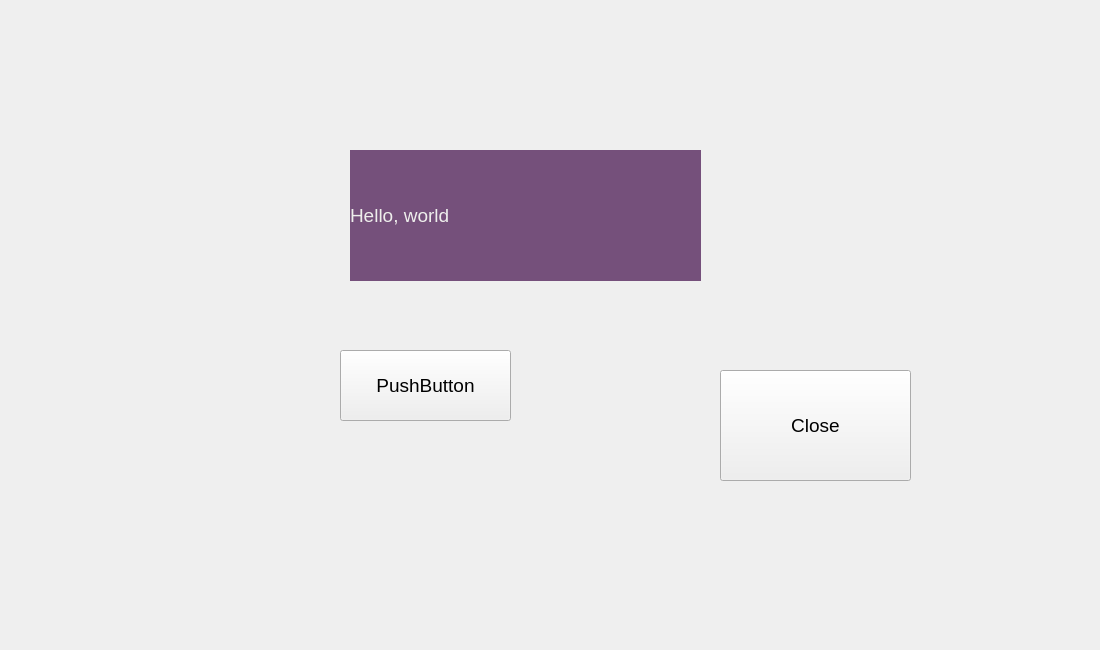
<?xml version="1.0" encoding="UTF-8"?>
<ui version="4.0">
 <class>MainWindow</class>
 <widget class="QMainWindow" name="MainWindow">
  <property name="geometry">
   <rect>
    <x>0</x>
    <y>0</y>
    <width>1100</width>
    <height>650</height>
   </rect>
  </property>
  <property name="minimumSize">
   <size>
    <width>0</width>
    <height>0</height>
   </size>
  </property>
  <property name="maximumSize">
   <size>
    <width>1100</width>
    <height>650</height>
   </size>
  </property>
  <property name="sizeIncrement">
   <size>
    <width>0</width>
    <height>0</height>
   </size>
  </property>
  <property name="baseSize">
   <size>
    <width>0</width>
    <height>0</height>
   </size>
  </property>
  <property name="font">
   <font>
    <pointsize>14</pointsize>
    <weight>50</weight>
    <bold>false</bold>
   </font>
  </property>
  <property name="windowTitle">
   <string>hello</string>
  </property>
  <property name="styleSheet">
   <string notr="true">border-image: url(:/res/5.jpg);</string>
  </property>
  <property name="iconSize">
   <size>
    <width>24</width>
    <height>24</height>
   </size>
  </property>
  <widget class="QWidget" name="centralWidget">
   <widget class="QLabel" name="label">
    <property name="geometry">
     <rect>
      <x>350</x>
      <y>150</y>
      <width>351</width>
      <height>131</height>
     </rect>
    </property>
    <property name="styleSheet">
     <string notr="true">color: rgb(238, 238, 236);
background-color: rgb(117, 80, 123);</string>
    </property>
    <property name="text">
     <string>Hello, world</string>
    </property>
   </widget>
   <widget class="QPushButton" name="button1">
    <property name="geometry">
     <rect>
      <x>720</x>
      <y>370</y>
      <width>191</width>
      <height>111</height>
     </rect>
    </property>
    <property name="text">
     <string>Close</string>
    </property>
   </widget>
   <widget class="QPushButton" name="button2">
    <property name="geometry">
     <rect>
      <x>340</x>
      <y>350</y>
      <width>171</width>
      <height>71</height>
     </rect>
    </property>
    <property name="text">
     <string>PushButton</string>
    </property>
   </widget>
  </widget>
 </widget>
 <layoutdefault spacing="6" margin="11"/>
 <resources/>
 <connections/>
</ui>
